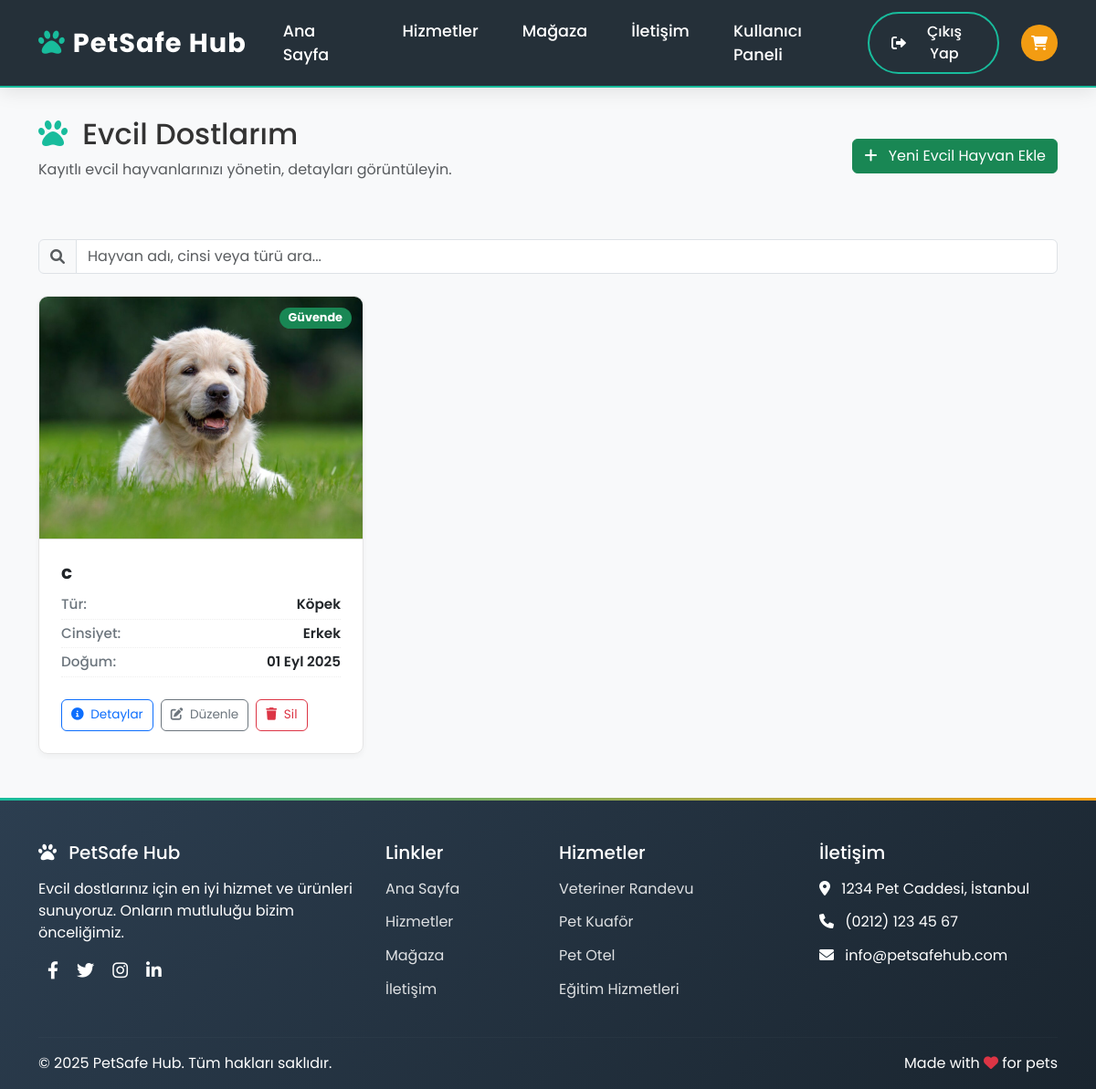
The app's page /panel/ (signed in) with its own data.
### anahtarlik/models.py (models this page shows, shortened)
class EvcilHayvan(models.Model):
    TUR_SECENEKLERI = [
        ('kopek', 'Köpek'),
        ('kedi', 'Kedi'),
        ('diger', 'Diğer'),
    ]
    CINSIYET_SECENEKLERI = [
        ('erkek', 'Erkek'),
        ('disi', 'Dişi'),
        ('bilinmiyor', 'Bilinmiyor'),
    ]
    ad = models.CharField(max_length=100)
    tur = models.CharField(max_length=20, choices=TUR_SECENEKLERI)
    cins = models.CharField(max_length=100)
    cinsiyet = models.CharField(max_length=20, choices=CINSIYET_SECENEKLERI, default='bilinmiyor')
    dogum_tarihi = models.DateField(null=True, blank=True)
    sahip = models.ForeignKey(Sahip, on_delete=models.CASCADE, related_name='evcil_hayvanlar')
    saglik_notu = models.TextField(blank=True)
    beslenme_notu = models.TextField(blank=True)
    genel_not = models.TextField(blank=True)
    davranis_notu = models.TextField(blank=True)
    kayip_durumu = models.BooleanField(default=False)
    kayip_bildirim_tarihi = models.DateTimeField(null=True, blank=True)
    odul_miktari = models.DecimalField(max_digits=10, decimal_places=2, null=True, blank=True)
    resim = models.ImageField(upload_to='evcil_hayvanlar/', null=True, blank=True)

### anahtarlik/views.py (the view)
# urls.py: path('panel/', views.kullanici_paneli, name='kullanici_paneli'),
@login_required
def kullanici_paneli(request):
    sahip = get_object_or_404(Sahip, kullanici=request.user)
    evcil_hayvanlar = sahip.evcil_hayvanlar.all().order_by('-id')
    paginator = Paginator(evcil_hayvanlar, 6)
    page_number = request.GET.get('page')
    page_obj = paginator.get_page(page_number)
    return render(request, 'anahtarlik/kullanici_paneli.html', {'evcil_hayvanlar': page_obj})

### courseapp/context_processors.py (called while the page is built, shortened)
def sepet_ozeti(request):
    sepet = request.session.get('sepet', {})
    if isinstance(sepet, list):  # Eski liste ise dict'e çevir (hata önle)
        new_sepet = {}
        for pk in sepet:
            new_sepet[str(pk)] = new_sepet.get(str(pk), 0) + 1
        request.session['sepet'] = new_sepet
        sepet = new_sepet
    sepet_items = []
    toplam = 0
    adet = 0
    return {
        'sepet_items': sepet_items,
        'sepet_toplam': toplam,
        'sepet_adet': adet,
    }

### anahtarlik/templates/anahtarlik/kullanici_paneli.html (shortened to what this page needs)
{% extends "ana.html" %}
{% load static %}
{% block content %}
<section class="container my-5" data-aos="fade-up">
    <div class="row mb-5 align-items-center">
        <div class="col-md-8">
            <h2 class="panel-baslik mb-2">
                <i class="fas fa-paw me-2" style="color: var(--secondary-color);"></i> Evcil Dostlarım
            </h2>
            <p class="text-muted">Kayıtlı evcil hayvanlarınızı yönetin, detayları görüntüleyin.</p>
        </div>
        <div class="col-md-4 text-md-end text-center mt-3 mt-md-0">
            <a href="{% url 'add_pet' %}" class="btn btn-success">
                <i class="fas fa-plus me-2"></i> Yeni Evcil Hayvan Ekle
            </a>
        </div>
    </div>
    <div class="mb-4">
        <div class="arama-kutusu input-group">
            <span class="input-group-text"><i class="fas fa-search text-muted"></i></span>
            <input type="text" id="petSearch" class="form-control" placeholder="Hayvan adı, cinsi veya türü ara...">
        </div>
    </div>
    {% if evcil_hayvanlar.object_list %}
    <div class="row row-cols-1 row-cols-md-2 row-cols-lg-3 g-4" id="petList">
        {% for hayvan in evcil_hayvanlar.object_list %}
        <div class="col">
            <div class="hayvan-kart card position-relative">
                {% if hayvan.resim %}
                    <img src="{{ hayvan.resim.url }}" class="hayvan-resim" alt="{{ hayvan.ad }}">
                {% else %}
                    {% if hayvan.tur == 'kopek' %}
                        <img src="{% static 'img/icons/dog-icon.jpg' %}" class="hayvan-resim" alt="Köpek">
                    {% elif hayvan.tur == 'kedi' %}
                        <img src="{% static 'img/icons/cat-icon.jpg' %}" class="hayvan-resim" alt="Kedi">
                    {% else %}
                        <img src="{% static 'img/icons/other-pet.jpg' %}" class="hayvan-resim" alt="Evcil Hayvan">
                    {% endif %}
                {% endif %}
                <span class="durum-etiket badge {% if hayvan.kayip_durumu %}bg-danger{% else %}bg-success{% endif %}">
                    {% if hayvan.kayip_durumu %}Kayıp{% else %}Güvende{% endif %}
                </span>
                <div class="card-body p-4">
                    <h5 class="card-title fw-bold mb-2">{{ hayvan.ad }}</h5>
                    <div class="bilgi-satir">
                        <span class="bilgi-etiket">Tür:</span>
                        <span class="bilgi-deger">{{ hayvan.get_tur_display }}</span>
                    </div>
                    <div class="bilgi-satir">
                        <span class="bilgi-etiket">Cinsiyet:</span>
                        <span class="bilgi-deger">{{ hayvan.get_cinsiyet_display }}</span>
                    </div>
                    {% if hayvan.dogum_tarihi %}
                    <div class="bilgi-satir">
                        <span class="bilgi-etiket">Doğum:</span>
                        <span class="bilgi-deger">{{ hayvan.dogum_tarihi|date:"d M Y" }}</span>
                    </div>
                    {% endif %}
                    <div class="eylem-dugmeleri d-flex mt-4">
                        <a href="{% url 'pet_detail' hayvan.id %}" class="btn btn-outline-primary">
                            <i class="fas fa-info-circle me-1"></i> Detaylar
                        </a>
                        <a href="{% url 'edit_pet' hayvan.id %}" class="btn btn-outline-secondary">
                            <i class="fas fa-edit me-1"></i> Düzenle
                        </a>
                        <a href="{% url 'delete_pet' hayvan.id %}" class="btn btn-outline-danger"
                           onclick="return confirm('Bu evcil hayvanı silmek istediğinize emin misiniz?');">
                            <i class="fas fa-trash me-1"></i> Sil
                        </a>
                    </div>
                </div>
            </div>
        </div>
        {% endfor %}
    </div>
    {% endif %}
</section>
{% endblock %}

### anahtarlik/templates/anahtarlik/kullanici_paneli.html (style rules this page uses)
.hayvan-kart { border: 1px solid #e5e5e5; border-radius: 10px; overflow: hidden; height: 100%; display: flex; flex-direction: column; box-shadow: 0 3px 6px rgba(0, 0, 0, 0.04); transition: 0.3s; }
.hayvan-resim { width: 100%; aspect-ratio: 4 / 3; object-fit: cover; object-position: center; border-bottom: 1px solid #ddd; }
.durum-etiket { position: absolute; top: 12px; right: 12px; padding: 5px 10px; font-size: 0.8rem; border-radius: 15px; }
.bilgi-satir { display: flex; justify-content: space-between; font-size: 0.95rem; padding: 4px 0; border-bottom: 1px dotted #eee; }
.bilgi-etiket { color: #6c757d; font-weight: 500; }
.bilgi-deger { font-weight: 600; color: #212529; }
.eylem-dugmeleri .btn { font-size: 0.85rem; padding: 6px 10px; }
.eylem-dugmeleri { gap: 0.5rem; flex-wrap: wrap; }

### records on screen
EvcilHayvan: kayip_durumu "Güvende", ad "c", tur "Köpek", cinsiyet "Erkek", dogum_tarihi "01 Eyl 2025"
